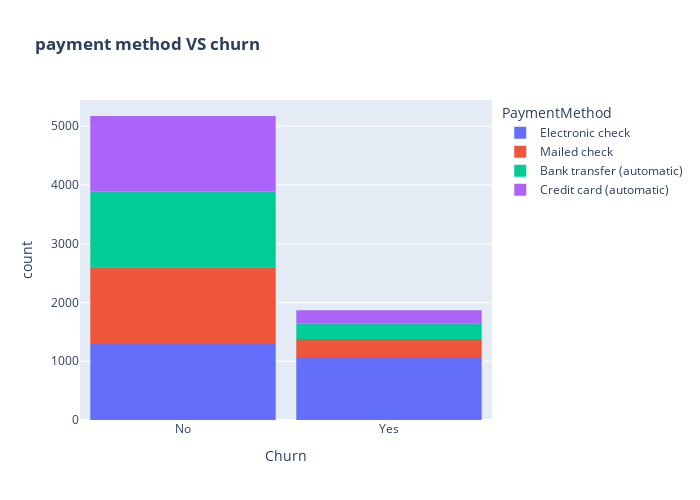

Source (notebook cell):
### Code cell
fig = px.histogram(df, x="Churn", color="PaymentMethod", title="<b>payment method VS churn</b>")
fig.update_layout(width=700, height=500, bargap=0.1)
fig.show()

### Figure 1 — Plotly figure (JSON) as saved in the notebook; plotly's stock layout.template omitted (floating-point values rounded to 4 significant figures; data arrays with more than 128 entries replaced by an {"elided": "..."} marker saying what was removed)
{"data": [{"bingroup": "x", "hovertemplate": "PaymentMethod=Electronic check<br>Churn=%{x}<br>count=%{y}<extra></extra>", "legendgroup": "Electronic check", "marker": {"color": "#636efa", "pattern": {"shape": ""}}, "name": "Electronic check", "orientation": "v", "showlegend": true, "type": "histogram", "x": {"elided": "2365 str values"}, "xaxis": "x", "yaxis": "y"}, {"bingroup": "x", "hovertemplate": "PaymentMethod=Mailed check<br>Churn=%{x}<br>count=%{y}<extra></extra>", "legendgroup": "Mailed check", "marker": {"color": "#EF553B", "pattern": {"shape": ""}}, "name": "Mailed check", "orientation": "v", "showlegend": true, "type": "histogram", "x": {"elided": "1612 str values"}, "xaxis": "x", "yaxis": "y"}, {"bingroup": "x", "hovertemplate": "PaymentMethod=Bank transfer (automatic)<br>Churn=%{x}<br>count=%{y}<extra></extra>", "legendgroup": "Bank transfer (automatic)", "marker": {"color": "#00cc96", "pattern": {"shape": ""}}, "name": "Bank transfer (automatic)", "orientation": "v", "showlegend": true, "type": "histogram", "x": {"elided": "1544 str values"}, "xaxis": "x", "yaxis": "y"}, {"bingroup": "x", "hovertemplate": "PaymentMethod=Credit card (automatic)<br>Churn=%{x}<br>count=%{y}<extra></extra>", "legendgroup": "Credit card (automatic)", "marker": {"color": "#ab63fa", "pattern": {"shape": ""}}, "name": "Credit card (automatic)", "orientation": "v", "showlegend": true, "type": "histogram", "x": {"elided": "1522 str values"}, "xaxis": "x", "yaxis": "y"}], "layout": {"bargap": 0.1, "barmode": "relative", "height": 500, "legend": {"title": {"text": "PaymentMethod"}, "tracegroupgap": 0}, "title": {"text": "<b>payment method VS churn</b>"}, "width": 700, "xaxis": {"anchor": "y", "domain": [0, 1], "title": {"text": "Churn"}}, "yaxis": {"anchor": "x", "domain": [0, 1], "title": {"text": "count"}}}}
